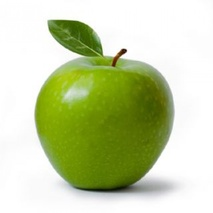
#> input picture pomme.jpg, 213 x 213 px, shrunk from 500 x 500 before the run
$ python Devoir_SNT_Python_FILIZ_Ufuk_2nd3.py
#> lines starting #> are read from the running program, lines starting #| are printed output that depends on the picture
from PIL import Image
from PIL import ImageOps

image = Image.open("pomme.jpg")
#> image is the input picture: PIL image 213x213 RGB; mean R, G, B 198.9, 209.6, 167.9

largeur_image,hauteur_image = image.size
#> largeur_image = 213; hauteur_image = 213

for y in range (hauteur_image):

   for x in range (largeur_image):

       r,v,b=image.getpixel((x,y))

       image.putpixel((x,y),(255-r,255-v,255-b))
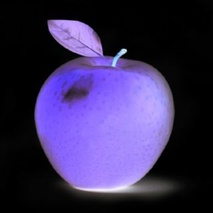
#> image: PIL image 213x213 RGB; mean R, G, B 56.1, 45.4, 87.1

image.show()
####################################################
image2 = Image.open("n.jpg")
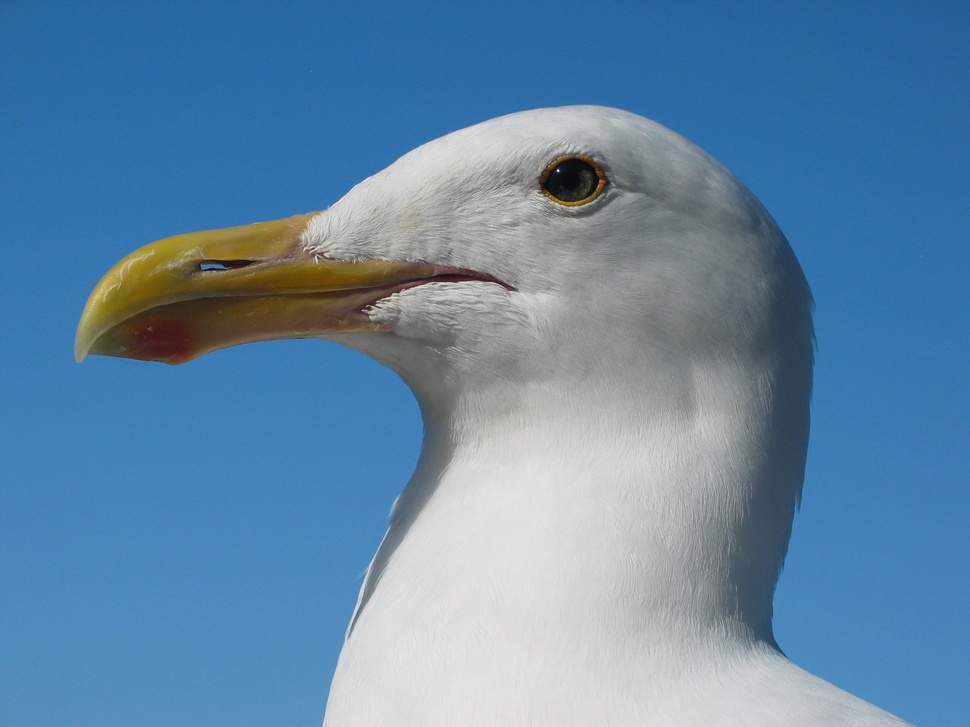
#> input picture n.jpg, 970 x 727 px, shrunk from 2272 x 1704 before the run
#> image2 is the input picture: PIL image 970x727 RGB; mean R, G, B 97.1, 134.5, 166.6

image2 = ImageOps.flip(image2)
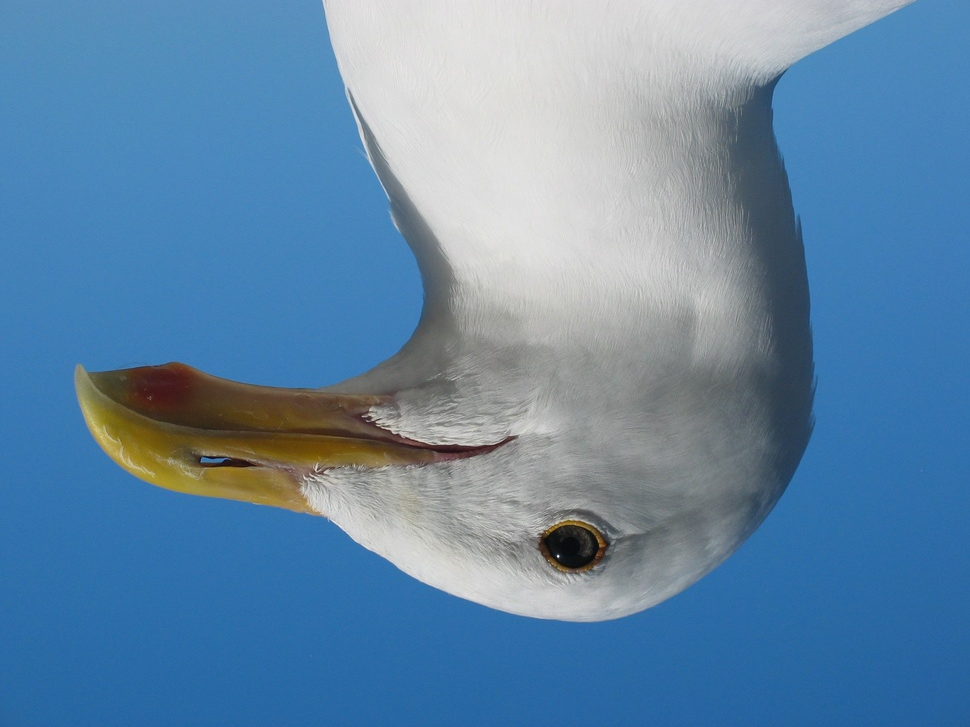
#> image2: PIL image 970x727 RGB; mean R, G, B 97.1, 134.5, 166.6

largeur_image2,hauteur_image2 = image2.size
#> largeur_image2 = 970; hauteur_image2 = 727

for y in range (hauteur_image2):

   for x in range (largeur_image2):

       r,v,b=image2.getpixel((x,y))
       image2.putpixel((x,y),(255,145,0))
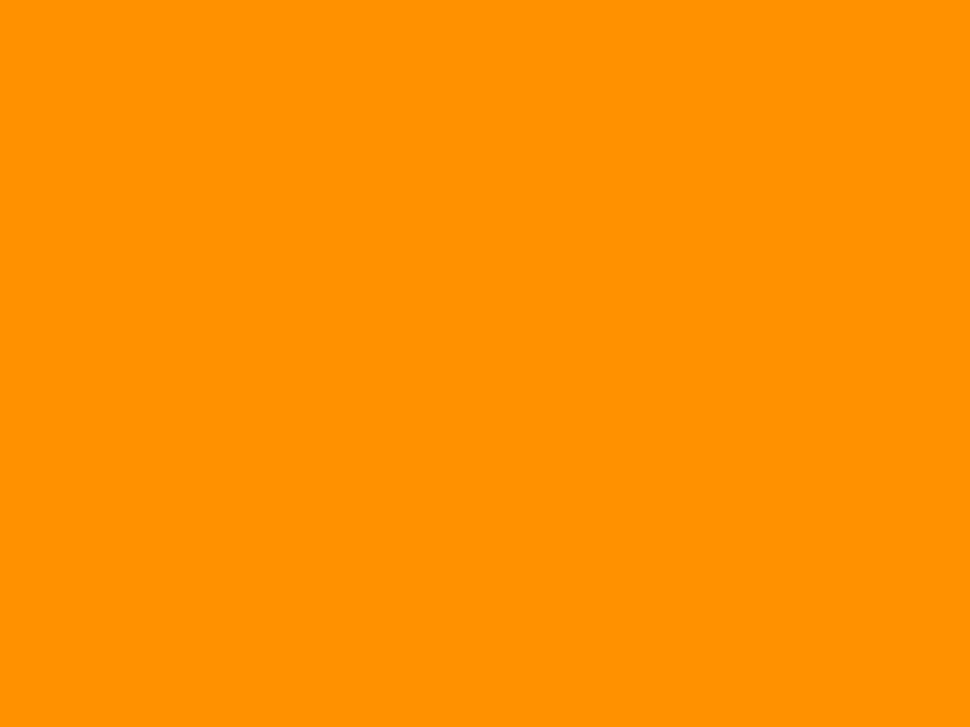
#> image2: PIL image 970x727 RGB; mean R, G, B 255, 145, 0
image2.show()
